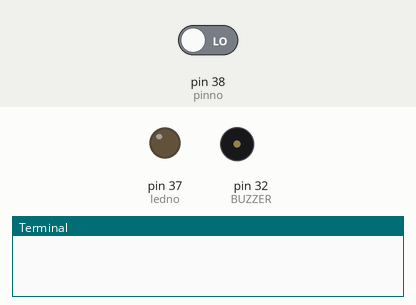
Simulated run of this program. Board: Raspberry Pi (header pin numbers). Shown: output pins drawn as LEDs (lit = HIGH), buzzer (waves = sounding, pin HIGH), the last lines printed to the terminal. The test bench sets the inputs (shaded band); at power-on: pin 38 (pinno) LOW.

Above: at 1.2 s.
1.3 s: pin 38 (pinno) driven HIGH
At 1.8 s:
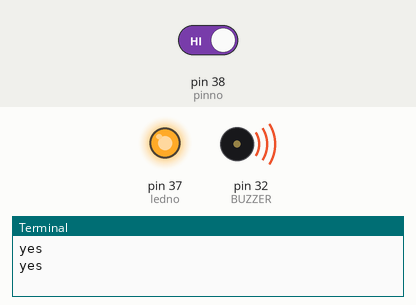
2.8 s: pin 38 (pinno) driven LOW
At 3.2 s:
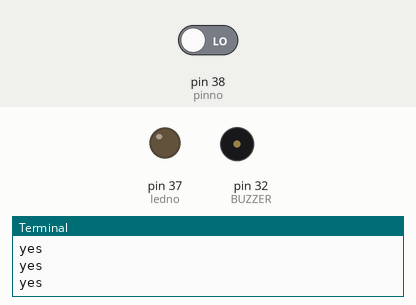
Timing chart, 0 to 5.8 s (numbered marks = the images above; inputs shaded):
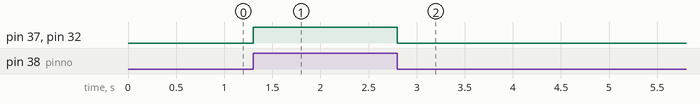

Measured:
- after the input at 1.3 s, pin 37 (ledno), pin 32 (BUZZER): LOW → HIGH at once
- after the input at 2.8 s, pin 37 (ledno), pin 32 (BUZZER): HIGH → LOW at once

The program:

gmail.py
```python
import RPi.GPIO as GPIO
from time import sleep

GPIO.setmode(GPIO.BOARD)
GPIO.setwarnings(False)
pinno = 38
BUZZER = 32
ledno = 37
GPIO.setup(pinno,GPIO.IN)
GPIO.setup(BUZZER, GPIO.OUT)
GPIO.setup(ledno, GPIO.OUT)
flag = True
while True:
    if (GPIO.input(pinno)!=0 and flag):
        print("yes")
        GPIO.output(BUZZER, True)
        GPIO.output(ledno, True)
        sleep(0.3)
        flag = False
    else:
        GPIO.output(BUZZER, False)
        GPIO.output(ledno, False)
        flag = True
```
